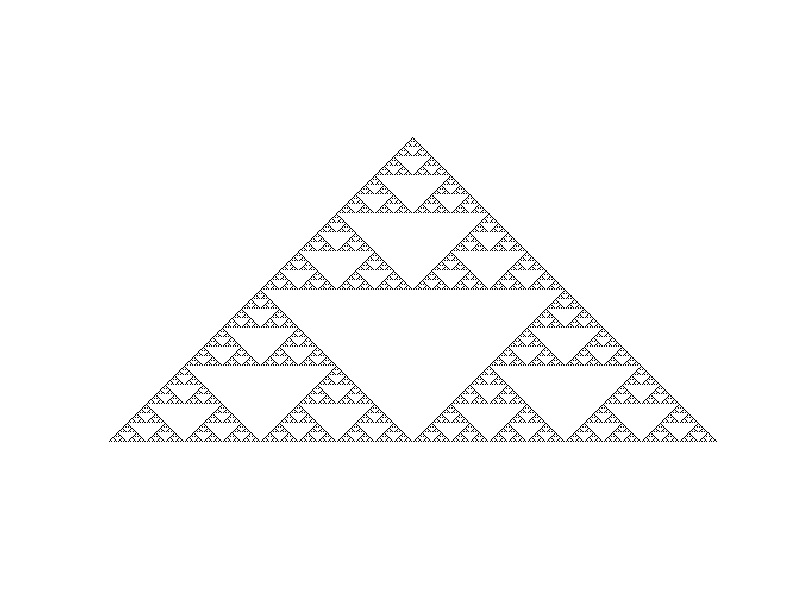

The MATLAB source for this figure:
steps = 255;
cells = 521;

A = zeros(steps+1, cells);
A(1,260) = 1;

for n = 1:steps
    
    P = A(n, :);
    L = [0 P(1:cells-1)];
    R = [P(2:cells) 0];

    C000 = L == 0 & P == 0 & R == 0;
    C001 = L == 0 & P == 0 & R == 1;
    C010 = L == 0 & P == 1 & R == 0;
    C011 = L == 0 & P == 1 & R == 1;
    C100 = L == 1 & P == 0 & R == 0;
    C101 = L == 1 & P == 0 & R == 1;
    C110 = L == 1 & P == 1 & R == 0;
    C111 = L == 1 & P == 1 & R == 1;
    
    live_mask = C011 | C110 | C100 | C001;
    A(n+1, live_mask) = 1;
end

    figure
imshow(~A, 'InitialMagnification', 'fit') % live cells are black